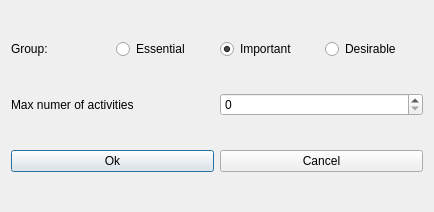
<?xml version="1.0" encoding="UTF-8"?>
<ui version="4.0">
 <class>ModifyConstraintMaxActivitiesForAllTeachersForm_template</class>
 <widget class="QDialog" name="ModifyConstraintMaxActivitiesForAllTeachersForm_template">
  <property name="geometry">
   <rect>
    <x>0</x>
    <y>0</y>
    <width>434</width>
    <height>212</height>
   </rect>
  </property>
  <property name="windowTitle">
   <string extracomment="This is the title of the dialog to modify a constraint of this type">Modify max activities for all teachers</string>
  </property>
  <layout class="QVBoxLayout" name="verticalLayout">
   <item>
    <layout class="QHBoxLayout" name="horizontalLayout_4">
     <item>
      <widget class="QLabel" name="groupTextLabel">
       <property name="text">
        <string>Group:</string>
       </property>
      </widget>
     </item>
     <item>
      <widget class="QRadioButton" name="essentialRadioButton">
       <property name="text">
        <string>Essential</string>
       </property>
      </widget>
     </item>
     <item>
      <widget class="QRadioButton" name="importantRadioButton">
       <property name="text">
        <string>Important</string>
       </property>
       <property name="checked">
        <bool>true</bool>
       </property>
      </widget>
     </item>
     <item>
      <widget class="QRadioButton" name="desirableRadioButton">
       <property name="text">
        <string>Desirable</string>
       </property>
      </widget>
     </item>
    </layout>
   </item>
   <item>
    <layout class="QHBoxLayout" name="horizontalLayout_2">
     <item>
      <widget class="QLabel" name="maxHoursTextLabel">
       <property name="frameShape">
        <enum>QFrame::NoFrame</enum>
       </property>
       <property name="frameShadow">
        <enum>QFrame::Plain</enum>
       </property>
       <property name="text">
        <string>Max numer of activities</string>
       </property>
       <property name="wordWrap">
        <bool>false</bool>
       </property>
      </widget>
     </item>
     <item>
      <widget class="QSpinBox" name="maxActsSpinBox"/>
     </item>
    </layout>
   </item>
   <item>
    <layout class="QHBoxLayout" name="horizontalLayout_3">
     <item>
      <widget class="QPushButton" name="okPushButton">
       <property name="text">
        <string>Ok</string>
       </property>
      </widget>
     </item>
     <item>
      <widget class="QPushButton" name="cancelPushButton">
       <property name="text">
        <string>Cancel</string>
       </property>
      </widget>
     </item>
    </layout>
   </item>
  </layout>
 </widget>
 <layoutdefault spacing="6" margin="11"/>
 <resources/>
 <connections/>
</ui>
